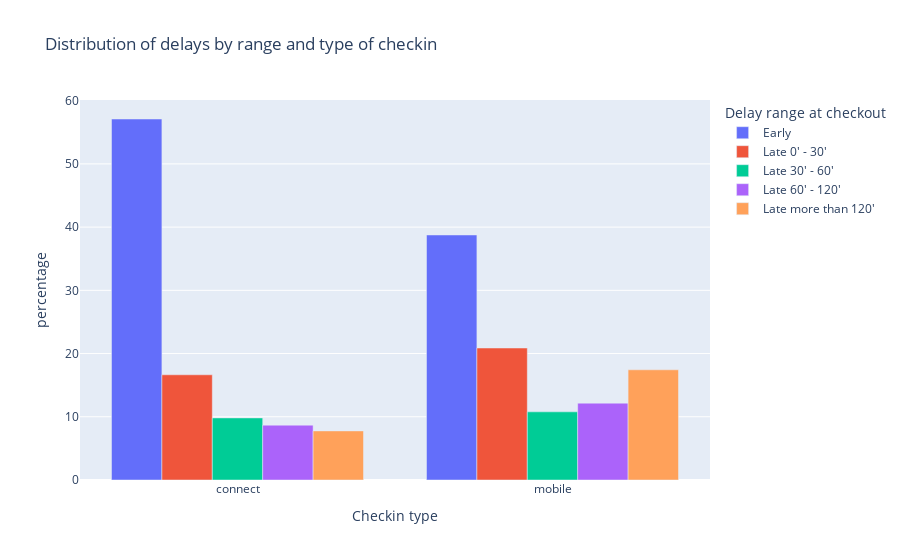

This figure's notebook cell:
### Markdown cell above
A closer look reveals that delays are normally distributed. However, it's important to note that outliers more than three standard deviations from the mean have been removed, as some values seemed to indicate delays of up to almost 49 days, which seems highly unlikely.

### Code cell
df_delay_habit = df_delay[(df_delay["delay_checkout_range"]!="NA")].groupby(["delay_checkout_range", "checkin_type"]).size().reset_index(name="count")

nb_element_connect = df_delay_habit[df_delay_habit["checkin_type"]=="connect"]["count"].sum()
nb_element_mobile = df_delay_habit[df_delay_habit["checkin_type"]=="mobile"]["count"].sum()

df_delay_habit["total"] = df_delay_habit["checkin_type"].apply(lambda x : nb_element_connect if x == "connect" else nb_element_mobile)
df_delay_habit["percentage"] = df_delay_habit["count"] * 100 / df_delay_habit["total"]

fig_4 = px.bar(
    data_frame=df_delay_habit,
    x="checkin_type",
    y="percentage",
    color="delay_checkout_range",
    labels={
        "checkin_type": "Checkin type",
        "percentage": "percentage",
        "delay_checkout_range": "Delay range at checkout"
    },
    title="Distribution of delays by range and type of checkin",
    barmode="group"
)

fig_4.show()

### Figure 1 — Plotly figure (JSON) as saved in the notebook; plotly's stock layout.template omitted (floating-point values rounded to 4 significant figures)
{"data": [{"alignmentgroup": "True", "hovertemplate": "Delay range at checkout=Early<br>Checkin type=%{x}<br>percentage=%{y}<extra></extra>", "legendgroup": "Early", "marker": {"color": "#636efa", "pattern": {"shape": ""}}, "name": "Early", "offsetgroup": "Early", "orientation": "v", "showlegend": true, "textposition": "auto", "type": "bar", "x": ["connect", "mobile"], "xaxis": "x", "y": [57.1, 38.76], "yaxis": "y"}, {"alignmentgroup": "True", "hovertemplate": "Delay range at checkout=Late 0' - 30'<br>Checkin type=%{x}<br>percentage=%{y}<extra></extra>", "legendgroup": "Late 0' - 30'", "marker": {"color": "#EF553B", "pattern": {"shape": ""}}, "name": "Late 0' - 30'", "offsetgroup": "Late 0' - 30'", "orientation": "v", "showlegend": true, "textposition": "auto", "type": "bar", "x": ["connect", "mobile"], "xaxis": "x", "y": [16.64, 20.88], "yaxis": "y"}, {"alignmentgroup": "True", "hovertemplate": "Delay range at checkout=Late 30' - 60'<br>Checkin type=%{x}<br>percentage=%{y}<extra></extra>", "legendgroup": "Late 30' - 60'", "marker": {"color": "#00cc96", "pattern": {"shape": ""}}, "name": "Late 30' - 60'", "offsetgroup": "Late 30' - 60'", "orientation": "v", "showlegend": true, "textposition": "auto", "type": "bar", "x": ["connect", "mobile"], "xaxis": "x", "y": [9.821, 10.78], "yaxis": "y"}, {"alignmentgroup": "True", "hovertemplate": "Delay range at checkout=Late 60' - 120'<br>Checkin type=%{x}<br>percentage=%{y}<extra></extra>", "legendgroup": "Late 60' - 120'", "marker": {"color": "#ab63fa", "pattern": {"shape": ""}}, "name": "Late 60' - 120'", "offsetgroup": "Late 60' - 120'", "orientation": "v", "showlegend": true, "textposition": "auto", "type": "bar", "x": ["connect", "mobile"], "xaxis": "x", "y": [8.674, 12.16], "yaxis": "y"}, {"alignmentgroup": "True", "hovertemplate": "Delay range at checkout=Late more than 120'<br>Checkin type=%{x}<br>percentage=%{y}<extra></extra>", "legendgroup": "Late more than 120'", "marker": {"color": "#FFA15A", "pattern": {"shape": ""}}, "name": "Late more than 120'", "offsetgroup": "Late more than 120'", "orientation": "v", "showlegend": true, "textposition": "auto", "type": "bar", "x": ["connect", "mobile"], "xaxis": "x", "y": [7.762, 17.43], "yaxis": "y"}], "layout": {"barmode": "group", "legend": {"title": {"text": "Delay range at checkout"}, "tracegroupgap": 0}, "title": {"text": "Distribution of delays by range and type of checkin"}, "xaxis": {"anchor": "y", "domain": [0, 1], "title": {"text": "Checkin type"}}, "yaxis": {"anchor": "x", "domain": [0, 1], "title": {"text": "percentage"}}}}
